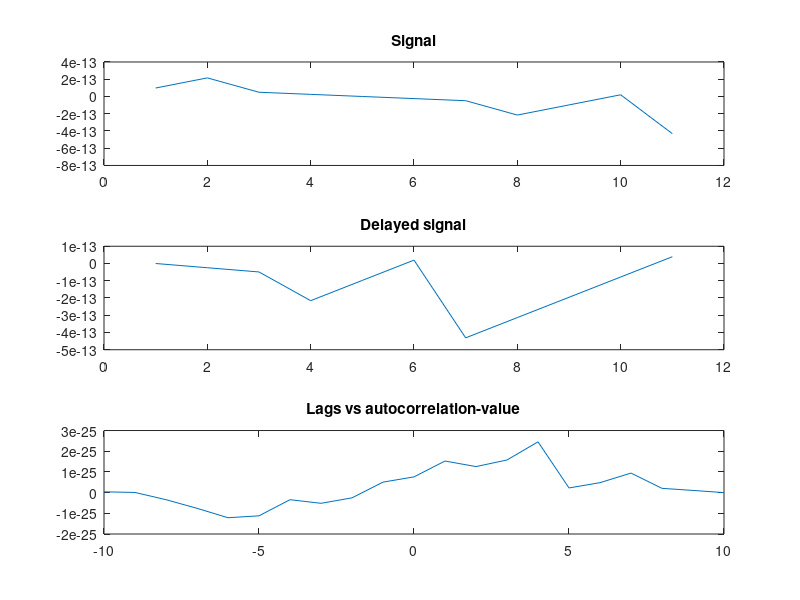

This figure's MATLAB source:
clc;
clear all;
close all;
 
t= 0:1:10;
f=10;
x=10*sin(2*f*pi*(t-4));
x1=10*sin(2*f*pi*t);
plot(xcorr(x,x1));
 
z=xcorr(x,x1);
 
[autocorr, lags] = xcorr(x,x1)
 
subplot(3,1,1);
plot(x);
title('Signal');
subplot(3,1,2);
plot(x1);
title('Delayed signal');
subplot(3,1,3);
plot(lags,autocorr);
title('Lags vs autocorrelation-value');
 
 
[~, index] = max(autocorr);
 
delay_sample = abs(lags(index))
Fs=1;
delay_seconds = delay_sample/Fs
